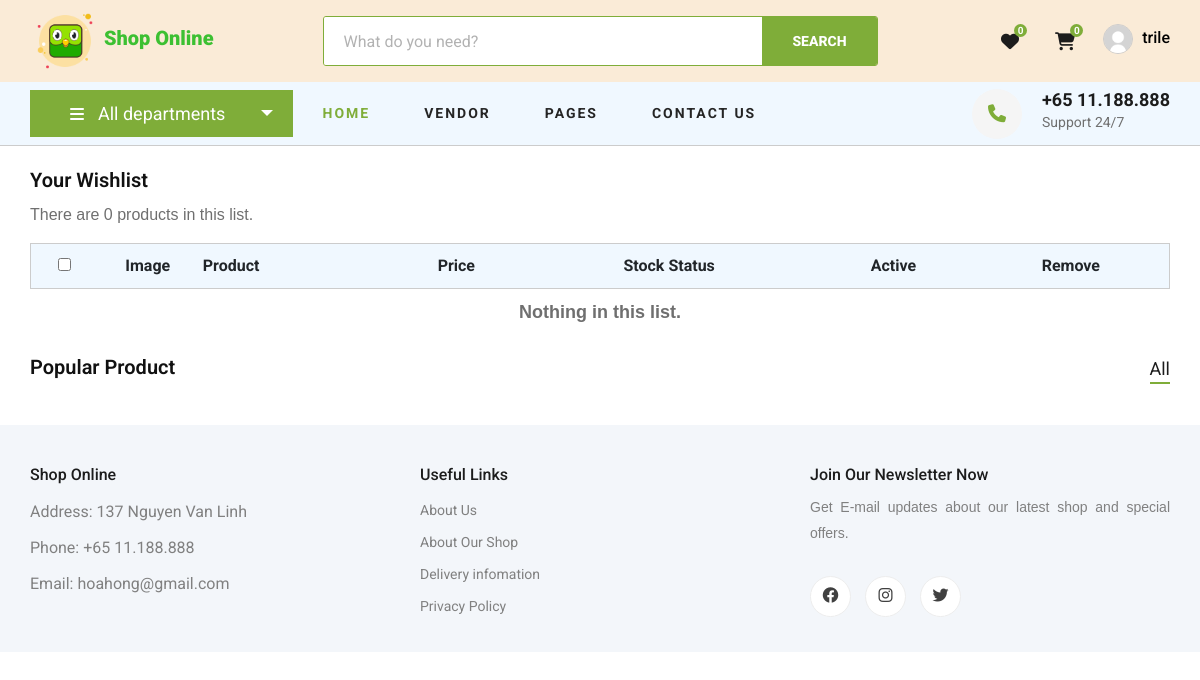
The page /wishlist/ (signed in) on the database as committed earlier.
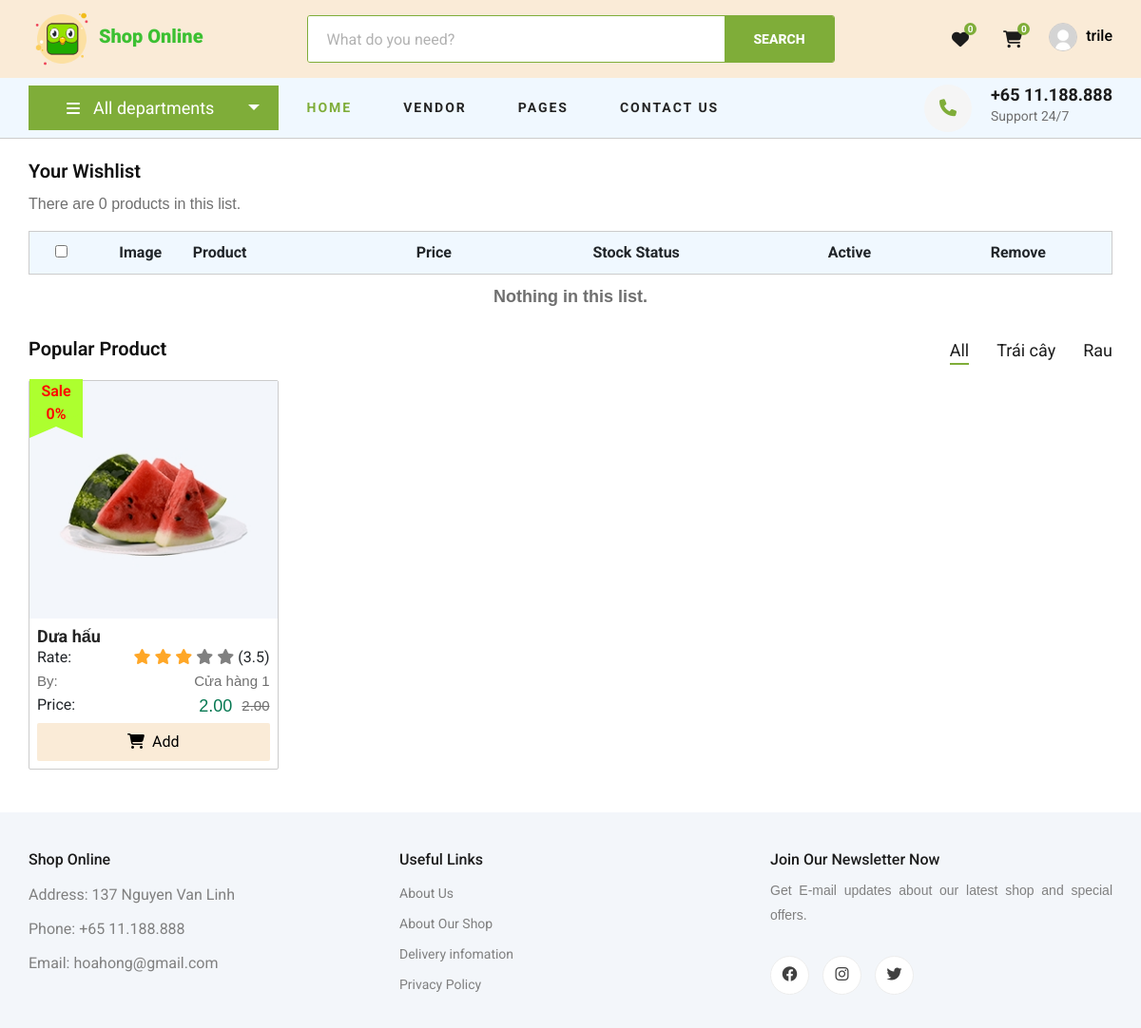
The same page on the database as committed later.
### core/models.py (models this page shows, shortened)
class Category(models.Model):
    cid = ShortUUIDField(unique=True, length=10, max_length=20, prefix="cat", alphabet="abcdefgh12345")
    title = models.CharField(max_length=100)
    image = models.ImageField(upload_to="category")
    class Meta:
        verbose_name_plural = "Categories"

class Product(models.Model):
    pid = ShortUUIDField(unique=True, length=10, max_length=20, alphabet="abcdefgh12345")
    title = models.CharField(max_length=100, default="Fresh Pear")
    image = models.ImageField(upload_to=user_directory_path, default="product.png")
    description = RichTextUploadingField(null=True, blank=True, default="This is product")
    price = models.DecimalField(decimal_places=2, max_digits=50, default=2)
    old_price = models.DecimalField(decimal_places=2, max_digits=50, default=2)
    specifications = RichTextUploadingField(null=True, blank=True)
    product_status = models.CharField(choices=STATUS, default="in_review", max_length=50)
    type = models.CharField(max_length=100, default="Organic", null=True, blank=True)
    stock = models.CharField(max_length=100, default="10", null=True, blank=True)
    life = models.CharField(max_length=100, default="100 days", null=True, blank=True)
    mfd = models.DateTimeField(auto_now_add=False, null=True, blank=True)
    status = models.BooleanField(default=True)
    in_stock = models.BooleanField(default=True)
    featured = models.BooleanField(default=False)
    digital = models.BooleanField(default=False)
    sku = ShortUUIDField(unique=True, length=4, max_length=10, prefix="sku")
    date = models.DateTimeField(auto_now_add=True)
    updated = models.DateTimeField(null=True, blank=True)
    user = models.ForeignKey(User, on_delete=models.CASCADE, null=True)
    category = models.ForeignKey(Category, on_delete=models.CASCADE, null=True, related_name='category')
    tags = TaggableManager(blank=True)
    vendor = models.ForeignKey(Vendor, on_delete=models.CASCADE, null=True, related_name='vendor')
    class Meta:
        verbose_name_plural = "Products"
    def get_precentage(self):
        new_price = (self.price / self.old_price)*100
        return round(100 - new_price)

class Vendor(models.Model):
    vid = ShortUUIDField(unique=True, length=10, max_length=20, prefix="ven", alphabet="abcdefgh12345")
    title = models.CharField(max_length=100, default="Nestify")
    image = models.ImageField(upload_to=user_directory_path, default="vender.png")
    image_cover = models.ImageField(upload_to=user_directory_path, default="vender.png")
    description = RichTextUploadingField(null=True, blank=True)
    address = models.CharField(max_length=100, default="490 Truong Chinh Street.")
    contact = models.CharField(max_length=100, default="+(84) 344 342 295")
    chat_resp_time = models.CharField(max_length=100, default="100")
    shipping_on_time = models.CharField(max_length=100, default="100")
    authentic_rating = models.CharField(max_length=100, default="100")
    days_return = models.CharField(max_length=100, default="100")
    warranty_period = models.CharField(max_length=100, default="100")
    user = models.ForeignKey(User, on_delete=models.CASCADE, null=True)
    class Meta:
        verbose_name_plural = "Vendors"

### core/views.py (the view)
# urls.py: path('wishlist/', wishlist_view, name="wishlist"),
@login_required
def wishlist_view(request):
    products = Product.objects.filter(product_status="published", featured=True)
    wishlists = Wishlish.objects.filter(user=request.user)
    wishlists_count = Wishlish.objects.filter(user=request.user).count()
    return render(request, 'core/wishlish.html', {'products' : products, 'wishlists' : wishlists, 'wishlists_count' : wishlists_count})

### core/default.py (called while the page is built)
def default(request):
    categorys = Category.objects.all()
    min_max_price = Product.objects.aggregate(Min("price"), Max("price"))
    try:
        count_wishlist = Wishlish.objects.filter(user=request.user).count()
    except: count_wishlist = 0;
    return {
        'min_max_price' : min_max_price,
        'categorys' : categorys,
        'count_wishlist' : count_wishlist
    }

### templates/core/wishlish.html (shortened to what the changed rows need)
{% extends 'core/base.html' %}
{% load static %}
{% block content %}
    <section class="shoping-cart" id="cart-list">
        <div class="container">
            <div class="row content-wishlist">
                <div class="col-lg-12">
                    <div class="wishlist">
                        <table>
                            <thead>
                                <tr>
                                    <th><input class="" type="checkbox"></th>
                                    <th  class="image">Image</th>
                                    <th class="product">Product</th>
                                    <th>Price</th>
                                    <th>Stock Status</th>
                                    <th>Active</th>
                                    <th>Remove</th>
                                </tr>
                            </thead>
                        </table>
                    </div>
                </div>
            </div>
        </div>
    </section>
    <section class="featured spad">
        <div class="container">
            <div class="row">
                <div class="col-lg-9 col-md-9 col-sm-9">
                    <div class="featured__controls">
                        <ul>
                            <li class="active" data-filter="*">All</li>
                            {% for category in categorys %}
                            <li data-filter=".{{ category.title }}">{{ category.title }}</li>
                            {% endfor %}
                        </ul>
                    </div>
                </div>
            </div>
            <div class="row featured__filter">
                {% for product in products %}
                    <div class="col-lg-3 col-md-4 col-sm-6 mix {{ product.category.title }}">
                        <div class="featured__item">
                            <div class="featured__item__pic set-bg" data-setbg="{{ product.image.url }}">
                            </div>
                            <div class="featured__item__text">
                                <h6><a href="#">{{ product.title }}</a></h6>
                                <div class="featured__item__rate">
                                    <span>Rate: </span>
                                    <div class="featured__item__rate-content">
                                        <i class="featured__item__rate--yellow fa fa-star" aria-hidden="true"></i>
                                        <i class="featured__item__rate--yellow fa fa-star" aria-hidden="true"></i>
                                        <i class="featured__item__rate--yellow fa fa-star" aria-hidden="true"></i>
                                        <i class="fa fa-star" aria-hidden="true"></i>
                                        <i class="fa fa-star" aria-hidden="true"></i>
                                        <span>(3.5)</span>
                                    </div>
                                </div>
                                <div class="featured__item__weight">
                                    <p>By: </p>
                                    <p>{{ product.vendor.title}}</p>
                                </div>
                                <div class="featured__item__price">
                                    <span>Price: </span>
                                    <div class="featured__item__price-content">
                                        <p class="product__details__price-{{product.id}}" value="{{product.price}}" style="color: rgb(6, 120, 82); font-size: 18px;">{{ product.price }}</p>
                                        <p style="text-decoration:line-through;">{{ product.old_price }}</p>
                                    </div>
                                </div>
                                <button data-index="{{ product.id }}" class="btn-add-cart"><i class="fa fa-shopping-cart"></i>Add</button>
                            </div>
                            <div class="featured__item__sale">
                                <span class="title">Sale</span>
                                <span>{{ product.get_precentage }}%</span>
                            </div>
                        </div>
                    </div>
                {% endfor %}
            </div>
        </div>
    </section>
{% endblock content %}

Rows that differ between the two databases and show on the page:
added Category: title "Trái cây"
added Category: title "Rau"
added Product: title "Dưa hấu", vendor "Cửa hàng 1", price "2.00", old_price "2.00", get_precentage "0"
